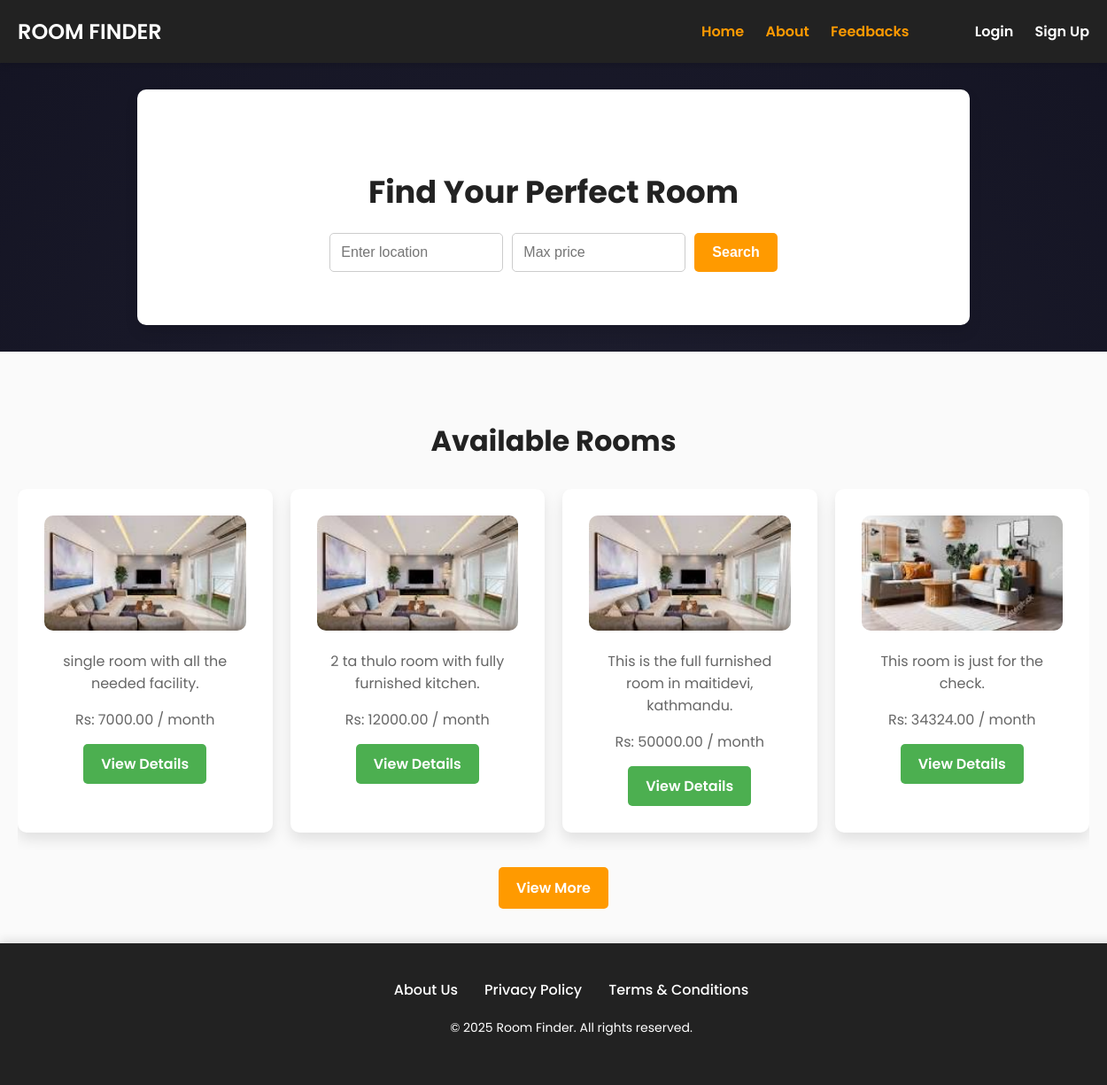
The page / on the database its author committed.
### Landlord/models.py (models this page shows, shortened)
class Room(models.Model):
    ROOM_TYPE = [
        ('Single', 'Single'),
        ('Double', 'Double'),
        ('Flat', 'Flat'),
    ]
    owner = models.ForeignKey(Landlord, on_delete=models.CASCADE, null=True)
    title = models.CharField(max_length=255)
    price = models.DecimalField(max_digits=10, decimal_places=2)
    location = models.CharField(max_length=255)
    description = models.TextField()
    room_type = models.CharField(choices=ROOM_TYPE, max_length=10, null=True, default="Single")
    is_available = models.BooleanField(default=True)
    image = models.ManyToManyField('RoomImage', related_name='rooms')

class RoomImage(models.Model):
    room = models.ForeignKey(Room, on_delete=models.CASCADE, related_name='images')
    image = models.ImageField(upload_to='room_images/')

### ROOM_FINDER/views.py (the view)
# urls.py: path('', homepage, name='homepage'),
def homepage(request):
    room_list = Room.objects.filter(is_available=True)
    paginator = Paginator(room_list, 4)
    page = request.GET.get('page', 1)
    try:
        rooms = paginator.page(page)
    except PageNotAnInteger:
        rooms = paginator.page(1)
    except EmptyPage:
        rooms = paginator.page(paginator.num_pages)
    if rooms.number == paginator.num_pages and rooms.has_previous():
        next_page = None  # No next page
    else:
        next_page = rooms.next_page_number() if rooms.has_next() else None
    return render(request, 'homepage.html', {'rooms': rooms, 'next_page': next_page})

### ROOM_FINDER/templates/homepage.html (shortened to what this page needs)
<!DOCTYPE html>
<html lang="en">
<head>
    {% load static %}
</head>
<body>
    <header>
        <a href="{% url 'homepage' %}" class="logo">
        <h1 class="logo">ROOM FINDER</h1>
        </a>
        <div class="navbar">
            <a href="{% url "homepage" %}">Home</a>
            <a href="{% url "about" %}">About</a>
            <a href="{% url "feedbacks" %}">Feedbacks</a>
            <a href="/login_as" style="color:white; margin-left:70px;">Login</a>
            <a href="/signup_as" style="color:white">Sign Up</a>
        </div>
    </header>
    <section class="search">
        <h1>Find Your Perfect Room</h1>
        <form action="/search" method="GET">
            <input type="text" name="location" placeholder="Enter location" required>
            <input type="number" name="max_price" placeholder="Max price" required>
            <button type="submit">Search</button>
        </form>
    </section>
    <section class="rooms">
        <h2>Available Rooms</h2>
        <div class="room-cards">
            {% for room in rooms %}
            <div class="room-card">
                {% with room.images.all|first as first_image %}
                    {% if first_image %}
                        <img src="{{ first_image.image.url }}" alt="{{ room.name }}">
                    {% else %}
                        <img src="{% static 'images/default-room.jpg' %}" alt="No Image Available">
                    {% endif %}
                {% endwith %}
            <p>{{ room.description }}</p>
                <p>Rs: {{ room.price }} / month</p>
                <a href="/room/{{ room.id }}">View Details</a>
            </div>
            {% endfor %}
        </div>
        {% if rooms.has_next %}
            <div class="view-more-container">
                <a href="?page={{ rooms.next_page_number }}" class="view-more-btn">View More</a>
            </div>
        {% endif %}
    </section>
    <footer>
        <div class="container">
            <div class="footer-links">
                <a href="{% url 'about' %}">About Us</a>
                <a>Privacy Policy</a>
                <a>Terms & Conditions</a>
            </div>
            <div class="footer-copy">
                <p>&copy; 2025 Room Finder. All rights reserved.</p>
            </div>
        </div>
    </footer>
</body>
</html>

### ROOM_FINDER/templates/homepage.html (style rules this page uses)
body { font-family: 'Poppins', sans-serif; margin: 0; padding: 0; background: radial-gradient(circle, #1e1e2f, #141423); color: #333;rent }
a { text-decoration: none; color: inherit; }
header { background: #222; color: #fff; padding: 2px 20px; display: flex; justify-content: space-between; align-items: center; box-shadow: 0 4px 6px rgba(0, 0, 0, 0.1); }
header .logo { font-size: 1.5rem; font-weight: 600; }
.navbar a { font-size: 1rem; color: #ff9a00; margin-left: 20px; font-weight: 600; transition: color 0.3s ease; }
.search { text-align: center; padding: 60px 20px; background: #fff; margin: 30px auto; border-radius: 10px; max-width: 900px; box-shadow: 0 8px 15px rgba(0, 0, 0, 0.1); }
.search h1 { font-size: 2.2rem; color: #222; margin-bottom: 20px; }
.search form { display: flex; justify-content: center; gap: 10px; }
.search input { padding: 12px; border: 1px solid #ccc; border-radius: 5px; width: 170px; font-size: 1rem; }
.search button { padding: 12px 20px; background: #ff9a00; color: #fff; border: none; border-radius: 5px; font-size: 1rem; font-weight: 600; cursor: pointer; transition: background 0.3s ease; }
.rooms { padding: 50px 20px; background: #fafafa; }
.rooms h2 { text-align: center; font-size: 2rem; color: #222; margin-bottom: 30px; }
.room-cards { display: grid; grid-template-columns: repeat(auto-fit, minmax(200px, 1fr)); gap: 20px; width: 100%; justify-items: center; grid-auto-flow: column; overflow-x: auto; padding-bottom: 20px; }
.room-card { background: #fff; border-radius: 10px; box-shadow: 0 8px 15px rgba(0, 0, 0, 0.1); text-align: center; padding: 30px; transition: transform 0.3s ease, box-shadow 0.3s ease; }
.room-card img { width: 100%; height: 130px; border-radius: 10px; object-fit: cover; margin-bottom: 10px; display: block; }
.room-card p { font-size: 1rem; color: #666; margin-bottom: 15px; }
.room-card a { display: inline-block; padding: 10px 20px; background: #4CAF50; color: #fff; border-radius: 5px; font-size: 1rem; font-weight: 600; transition: background 0.3s ease; }
footer { background: #222; color: #fff; text-align: center; padding: 40px 20px; position: relative; width: 100%; bottom: 0; box-shadow: 0 -4px 10px rgba(0, 0, 0, 0.1); }
.container { max-width: 1200px; margin: 0 auto; padding: 0 20px; }
.footer-links { display: flex; justify-content: center; gap: 30px; margin-bottom: 20px; }
.footer-links a { color: #fff; text-decoration: none; font-size: 16px; font-weight: 500; transition: color 0.3s ease; }
.footer-copy p { font-size: 14px; margin-top: 20px; }
.view-more-container { text-align: center; margin-top: 30px; }
.view-more-btn { padding: 12px 20px; background: #ff9a00; color: #fff; font-weight: 600; border-radius: 5px; font-size: 1rem; cursor: pointer; text-decoration: none; transition: background 0.3s ease; }

### rows shown on the page
Room: image (picture), description "single room with all the needed facility.", price "7000.00"
Room: image (picture), description "2 ta thulo room with fully furnished kitchen.", price "12000.00"
Room: image (picture), description "This is the full furnished room in maitidevi, kathmandu.", price "50000.00"
Room: image (picture), description "This room is just for the check.", price "34324.00"
